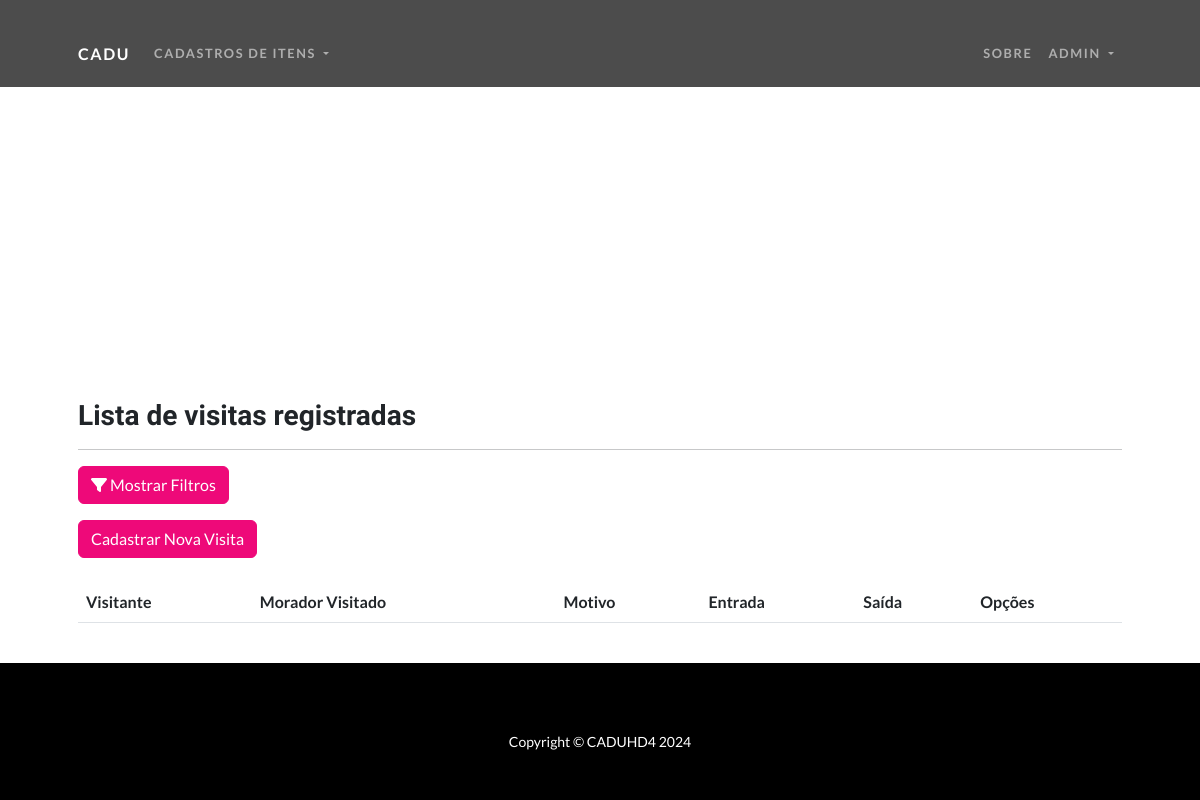
Page /listar/visitas/ (signed in) on the earlier database version.
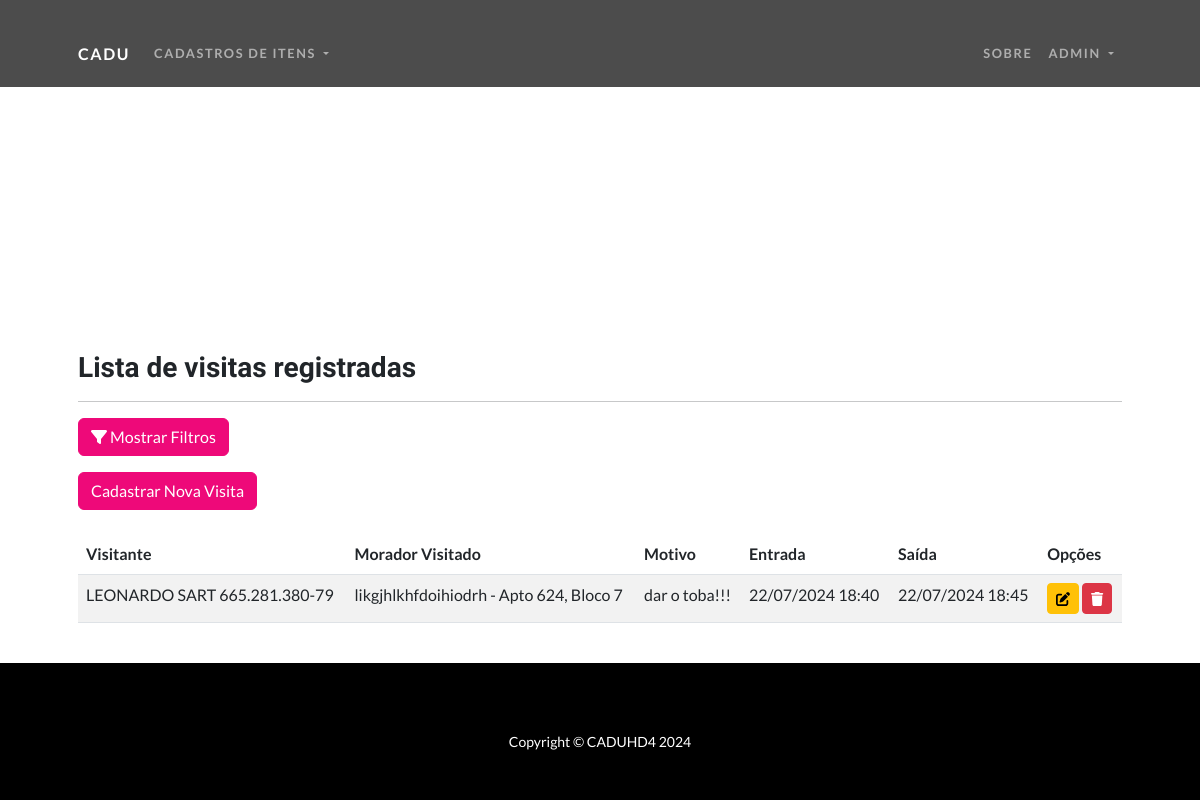
Same page on the later database version.
### cadastros/models.py (models this page shows, shortened)
class Visita(models.Model):
    pessoa_visita = models.ForeignKey(Pessoa, on_delete=models.CASCADE, related_name='visitas_feitas')
    pessoa_visitada = models.ForeignKey(Morador, on_delete=models.CASCADE, related_name='visitas_recebidas')
    motivo = models.CharField(max_length=255)
    data_hora_entrada = models.DateTimeField()
    data_hora_saida = models.DateTimeField(null=True, blank=True)
    user = models.ForeignKey(User, on_delete=models.CASCADE)

class Pessoa(models.Model):
    nome_completo = models.CharField(max_length=150)
    nascimento = models.DateField(verbose_name="data de nascimento")
    cpf = models.CharField(max_length=14, verbose_name="cpf", unique=True)
    email = models.EmailField(max_length=120, blank=True, null=True)
    cadastrado_em = models.DateTimeField(auto_now_add=True)
    atualizado_em = models.DateTimeField(auto_now=True)
    cidade = models.ForeignKey(Cidade, on_delete=models.PROTECT)
    arquivo = models.FileField(upload_to='fotos/', blank=True, null=True)
    def __str__(self):
        return f"{self.nome_completo} {self.cpf}"

class Morador(Pessoa):
    apartamento = models.OneToOneField(Apartamento, on_delete=models.CASCADE, related_name="morador")
    possui_animais = models.BooleanField(default=False)
    def __str__(self):
        return f"{self.nome_completo} - Apto {self.apartamento.numero}, Bloco {self.apartamento.bloco}"

class Apartamento(models.Model):
    numero = models.IntegerField()
    bloco = models.CharField(max_length=10)

### cadastros/views.py (the view)
# urls.py: path('listar/visitas/', VisitaList.as_view(), name='list-visita'),
class VisitaList(GroupRequiredMixin, LoginRequiredMixin, FilterView):
    model = Visita
    filterset_class = VisitaFilter
    template_name = 'cadastros/listas/visita.html'
    login_url = reverse_lazy('login')
    group_required = ("Administrador", "Usuarios")
    def get_queryset(self):
        if self.request.user.groups.filter(name='Administrador').exists():
            return Visita.objects.all()
        return Visita.objects.filter(user=self.request.user)

### cadastros/templates/cadastros/listas/visita.html (shortened to what this page needs)
{% extends "paginas/modelo.html" %}
{% load static %}
{% block content %}
<h3>Lista de visitas registradas</h3>
<hr>
<button class="btn btn-primary mb-3" type="button" data-bs-toggle="collapse" data-bs-target="#filtrosCollapse" aria-expanded="false" aria-controls="filtrosCollapse">
    <i class="fas fa-filter"></i> Mostrar Filtros
</button>
<div class="text-right mb-3">
    <a href="{% url 'add-visita' %}" class="btn btn-primary">Cadastrar Nova Visita</a>
</div>
<div class="table-responsive mt-4">
    <table class="table table-striped" id="tabela-visitas">
        <thead>
            <tr>
                <th>Visitante</th>
                <th>Morador Visitado</th>
                <th>Motivo</th>
                <th>Entrada</th>
                <th>Saída</th>
                <th>Opções</th>
            </tr>
        </thead>
        <tbody>
        {% for visita in object_list %}
        <tr>
            <td>{{ visita.pessoa_visita }}</td>
            <td>{{ visita.pessoa_visitada }}</td>
            <td>{{ visita.motivo }}</td>
            <td>{{ visita.data_hora_entrada|date:"d/m/Y H:i" }}</td>
            <td>{{ visita.data_hora_saida|date:"d/m/Y H:i"|default:"" }}</td>
            <td>
                <a href="{% url 'update-visita' visita.pk %}" class="btn btn-warning btn-sm"><i class="fas fa-edit"></i></a>
                <a href="{% url 'delete-visita' visita.pk %}" class="btn btn-danger btn-sm"><i class="fas fa-trash"></i></a>
            </td>
        </tr>
        {% endfor %}
        </tbody>
    </table>
</div>
{% endblock %}

Differences in the rows shown:
added Visita: pessoa_visita "LEONARDO SART 665.281.380-79", pessoa_visitada "likgjhlkhfdoihiodrh - Apto 624, Bloco 7", motivo "dar o toba!!!", data_hora_entrada "22/07/2024 18:40", data_hora_saida "22/07/2024 18:45"
